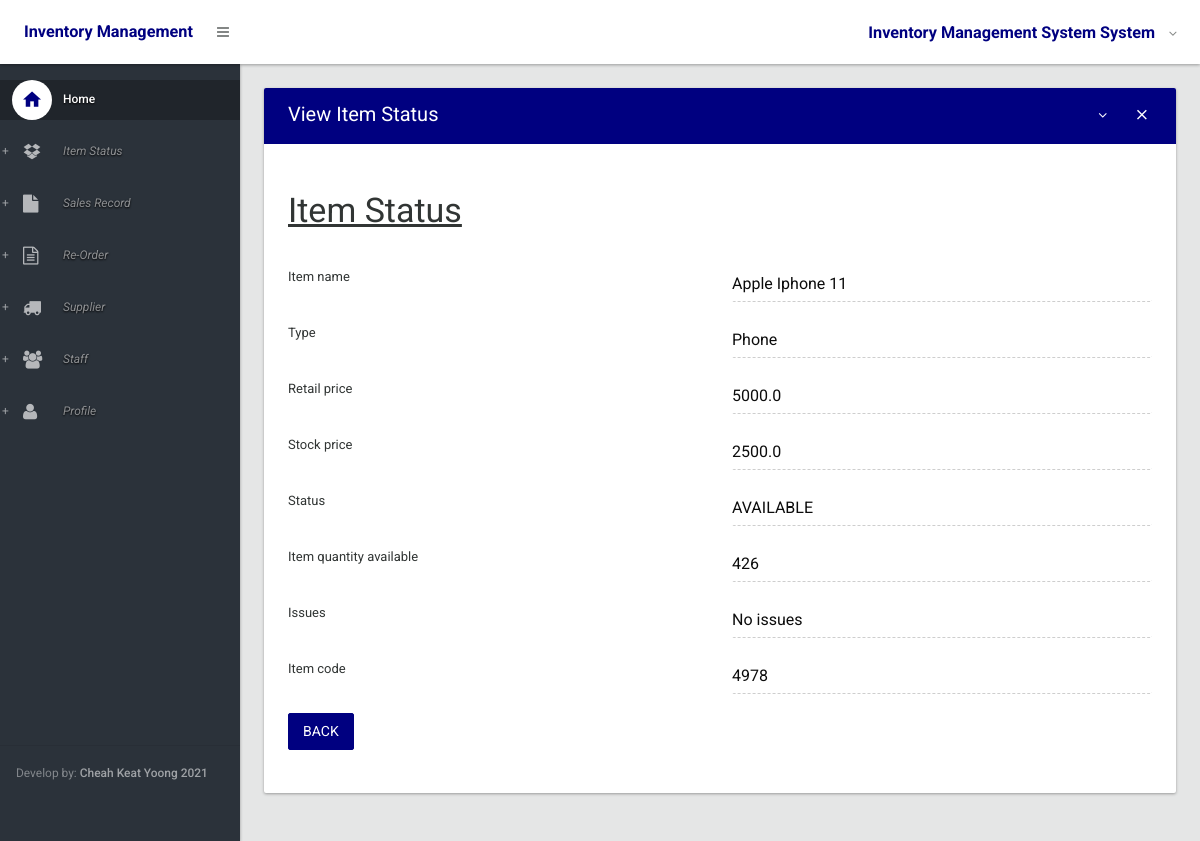
The app's page /items/view_item/4978 (signed in), older data.
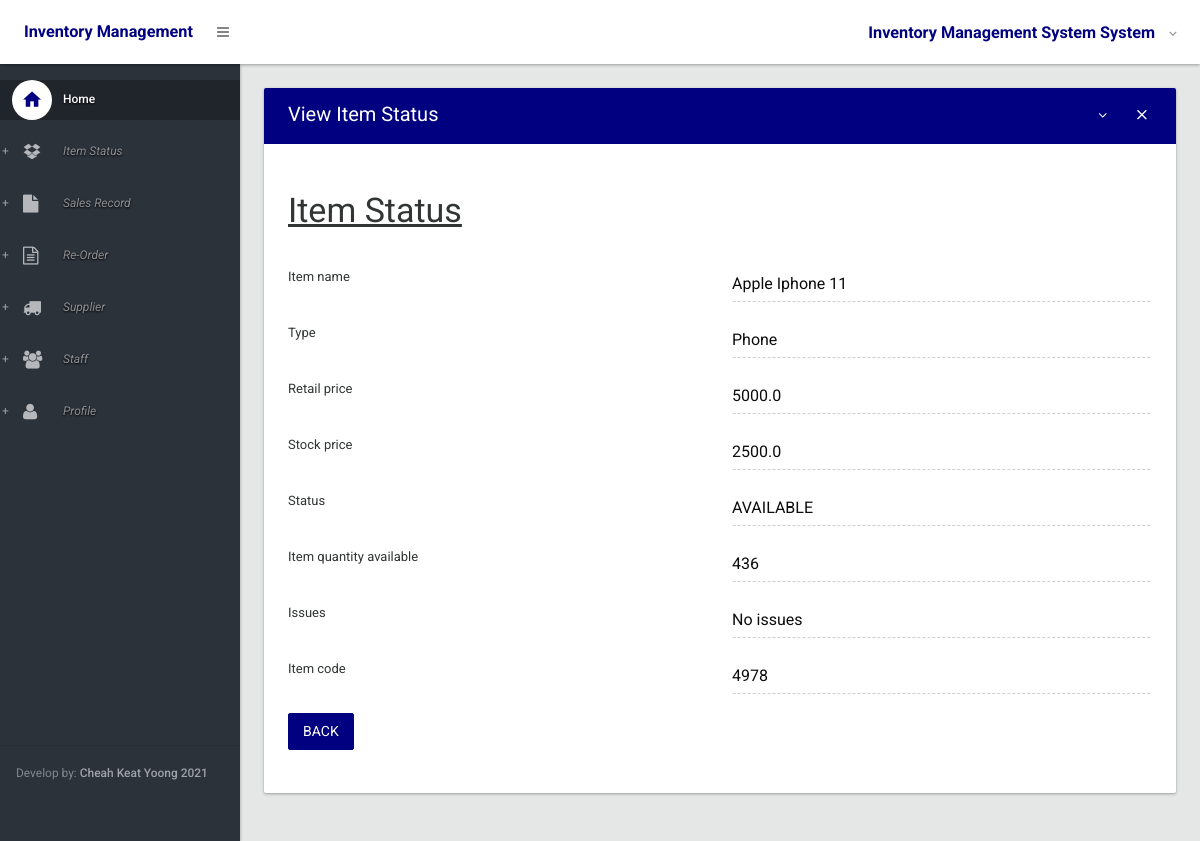
The same page, newer data.
### inventory/models.py (models this page shows, shortened)
class item_status(models.Model):
    item_code=models.AutoField(primary_key=True,unique=True)
    item_name=models.CharField(max_length=50,blank=True)
    type= models.CharField(max_length=100,blank=True)
    retail_price=models.FloatField()
    stock_price=models.FloatField(null=True)
    choices =({'AVAILABLE','Item ready to be purchased'},{'SOLD','Item Sold'},{'RESTOCKING','Item restocking in few days'})
    status=models.CharField(max_length=50,choices=choices,default="AVAILABLE") #Available,Sold, Restocking
    item_quantity_available=models.IntegerField()
    issues=models.CharField(max_length=100,default="No issues")

### inventory/views/alpha.py (the view)
# urls.py: url(r'^items/view_item/(?P<pk>\d+)$$', view_item_status_reorder, name="view_item_status_reorder"),
@login_required
def view_item_status_reorder(request, pk):
    return readonly_display_item_status(request, pk, 'reorder')

### inventory/forms.py
class view_item_statusForm(forms.ModelForm):
    item_code=forms.CharField(disabled=True)
    item_name=forms.CharField(disabled=True)
    type=forms.CharField(disabled=True)
    retail_price=forms.CharField(disabled=True)
    stock_price=forms.CharField(disabled=True)
    status=forms.CharField(disabled=True)
    item_quantity_available=forms.CharField(disabled=True)
    issues=forms.CharField(disabled=True)
    class Meta:
        model = item_status
        fields = ('item_code', 'item_name', 'type', 'retail_price','stock_price','status','item_quantity_available','issues',)

### inventory/views/alpha.py (called while the page is built)
@login_required
def readonly_display_item_status(request, pk, model):
    item = get_object_or_404(item_status, pk=pk)
    form = view_item_statusForm(request.POST,instance=item)
    if model == 'sales_record':
        model=True
    if model == 'reorder':
        model=False
    if model == 'HomeForm':
        model=None
    return render(request,'inv/view_item.html',context={'form':form,'header': 'Item Status','model':model})

### inventory/templates/inv/view_item.html (shortened to what this page needs)
{% extends 'inv/base.html' %}
{% load widget_tweaks %}
{% block body %}
         <section>
					<div class="section-body">
						<div class="row">
							<div class="col-lg-12">
								<div class="card">
									<div class="card-head style-primary">
										<header>View Item Status</header>
										<div class="tools">
											<a class="btn btn-icon-toggle btn-collapse"><i class="fa fa-angle-down"></i></a>
											<a class="btn btn-icon-toggle btn-close"><i class="md md-close"></i></a>
										</div>
									</div>
									<div class="card-body">
  <form method="POST">
    <h1><u>{{ header }}</u></h1><br>
    {% for field in form %}
     <div class="row">
    <div class="col-sm-6">
        <label for="regular2">{{ field.label }}</label>
       </div>
        <div class="col-sm-6">
         <div class="form-group floating-label">
          {{ field| add_class:'form-control' }}
          </div>
        </div>
      </div>
    {% endfor %}
    <div class="form-group row">
      <div class="col-sm-6">
      {% if model == False %}
      <a href="{% url 'display_reorder'  %}" class="btn btn-primary" role="button" aria-pressed="true" > Back</a>
      {% endif %}
      </div>
    </div>
  </form>
									</div>
								</div>
							</div>
						</div>
					</div>
				</section>
{% endblock %}

Row changes from the older to the newer data that the page shows:
changed item_status "Apple Iphone 11": item_quantity_available "426" → "436"
